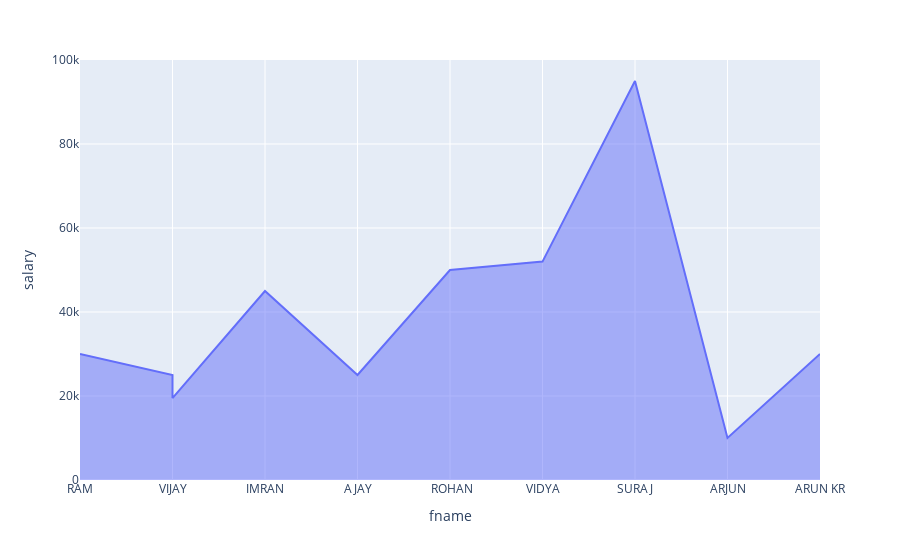

The notebook cell saved with this chart:
### Code cell
px.area(df,x='fname',y='salary')

### Figure 1 — Plotly figure (JSON) as saved in the notebook; plotly's stock layout.template omitted (floating-point values rounded to 4 significant figures)
{"data": [{"fillpattern": {"shape": ""}, "hovertemplate": "fname=%{x}<br>salary=%{y}<extra></extra>", "legendgroup": "", "line": {"color": "#636efa"}, "marker": {"symbol": "circle"}, "mode": "lines", "name": "", "orientation": "v", "showlegend": false, "stackgroup": "1", "type": "scatter", "x": ["RAM", "VIJAY", "IMRAN", "AJAY", "VIJAY", " ROHAN", "VIDYA", "SURAJ", "ARJUN", "ARUN KR"], "xaxis": "x", "y": [30000, 25000, 45000, 25000, 19500, 50000, 52000, 95000, 10000, 30000], "yaxis": "y"}], "layout": {"legend": {"tracegroupgap": 0}, "margin": {"t": 60}, "xaxis": {"anchor": "y", "domain": [0, 1], "title": {"text": "fname"}}, "yaxis": {"anchor": "x", "domain": [0, 1], "title": {"text": "salary"}}}}
